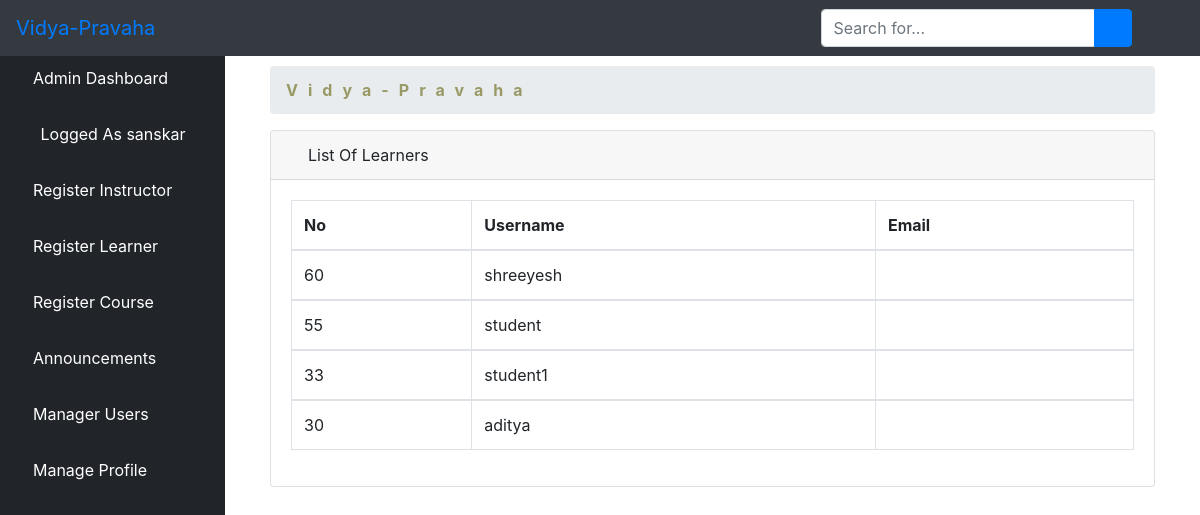
Page /allearner/ (signed in) on the committed database.
### elearn/models.py (models this page shows)
class User(AbstractUser):
    is_learner = models.BooleanField(default=False)
    is_instructor = models.BooleanField(default=False)
    is_admin = models.BooleanField(default=False)
    is_parent = models.BooleanField(default=False)

### elearn/views.py (the view)
# urls.py: path('allearner/', views.ListLearnerView.as_view(), name='allearner'),
class ListLearnerView(LoginRequiredMixin, ListView):
    model = Learner
    template_name = 'dashboard/admin/list_learners.html'
    context_object_name = 'learners'
    paginated_by = 10
    def get_queryset(self):
        return User.objects.order_by('-id')

### elearn/templates/dashboard/admin/list_learners.html (shortened to what this page needs)
{% extends 'dashboard/admin/base.html' %}
{% block body %}
        <div class="container-fluid">
        <div class="row">
          <div class="col-12 mb-3">
          <div class="col-12 mb-3">
                <div id="content-wrapper">
        <div class="container-fluid">
            <ol class="breadcrumb">
                <li class="breadcrumb-item">
                    <a href="{% url 'dashboard'%}" style="color: #999965; font-weight: bold; letter-spacing: 10px">Vidya-Pravaha</a>
                </li>
            </ol>
            <div class="card mb-3">
                <div class="card-header">
                    <i class="fas fa-table"></i>
                    List Of Learners
                </div>
                <div class="card-body">
                    <div class="table-responsive">
                        <table class="table table-bordered" id="dataTable" width="100%" cellspacing="0">
                            <thead>
                            <tr>
                                <th>No</th>
                                <th>Username</th>
                                <th>Email</th>
                                {%if learners %}
                                {%for learner in learners %}
                                {% if learner.is_learner == True %}
                            </tr>
                            </thead>
                            <tbody>
                                <tr>
                                    <td>{{ learner.id }}</td>
                                    <td>{{ learner.username }}</td>
                                    <td>{{ learner.email }}</td>
                                </tr>
                                {% endif %}
                            {% endfor %}
                        {% endif %}
                            </tbody>
                        </table>
                    </div>
                </div>
            </div>
        </div>
    </div>
          </div>
        </div>
      </div>
    </div>
{% endblock %}

### elearn/templates/dashboard/admin/base.html (shortened to what this page needs)
<!DOCTYPE html>
<html lang="en">
<head>
    {% load static %}
    <link href="{% static 'vendor/fontawesome-free/css/all.min.css' %}" rel="stylesheet" type="text/css">
    <link href="{% static 'vendor/datatables/dataTables.bootstrap4.css' %}" rel="stylesheet">
    <link href="{% static 'css/sb-admin.css' %}" rel="stylesheet">
</head>
<body id="page-top">
<nav class="navbar navbar-expand navbar-dark bg-dark fixed-top">
    <a class="navbar-brand mr-1 text-primary" href="">Vidya-Pravaha</a>
    <button class="btn btn-link btn-sm text-white order-1 order-sm-0" id="sidebarToggle" href="#">
        <i class="fas fa-bars"></i>
    </button>
    <form class="d-none d-md-inline-block form-inline ml-auto mr-0 mr-md-3 my-2 my-md-0">
        <div class="input-group">
            <input type="text" class="form-control" placeholder="Search for..." aria-label="Search" aria-describedby="basic-addon2">
            <div class="input-group-append">
                <button class="btn btn-primary" type="button">
                    <i class="fas fa-search"></i>
                </button>
            </div>
        </div>
    </form>
    <ul class="navbar-nav ml-auto ml-md-0">
        <li class="nav-item dropdown no-arrow">
            <a class="nav-link dropdown-toggle" href="#" id="userDropdown" role="button" data-toggle="dropdown" aria-haspopup="true" aria-expanded="false">
                <i class="fas fa-user-circle fa-fw text-primary"></i>
            </a>
        </li>
    </ul>
</nav>
<div id="wrapper" style="padding-top: 50px;">
<ul class="sidebar navbar-nav">
    <li class="nav-item active">
        <a class="nav-link" href="{% url 'dashboard' %}">
         <i class="fa fa-home" aria-hidden="true"></i>
            <span>Admin Dashboard</span>
        </a>
    </li>
    <li class="nav-item active">
        <a class="nav-link" href="">
            <i class="fas fa-user-circle fa-fw text-primary"></i>
            <span>Logged As {{ user.username }}</span>
        </a>
    </li>
    <li class="nav-item">
        <a class="nav-link" href="{% url 'isign' %}">
        <i class="fas fa-chalkboard-teacher"></i>
            <span style="color: white">Register Instructor</span>
        </a>
    </li>
     <li class="nav-item">
        <a class="nav-link" href="{% url 'addlearner' %}">
        <i class="fas fa-user-graduate"></i>
            <span style="color: white">Register Learner</span>
        </a>
    </li>
    <li class="nav-item">
        <a class="nav-link" href="{% url 'course' %}">
        <i class="fas fa-book-reader"></i>
            <span style="color: white">Register Course</span>
        </a>
    </li>
    <li class="nav-item dropdown no-arrow">
                            <a class="nav-link dropdown-toggle" data-toggle="dropdown" aria-haspopup="true" aria-expanded="false" href="">
        <i class="fas fa-bell"></i>
            <span style="color: white">Announcements</span>
        </a>
        </li>
    <li class="nav-item">
        <a class="nav-link" href="{% url 'aluser' %}">
            <i class="fas fa-users"></i>
            <span style="color: white">Manager Users</span>
        </a>
    </li>
    <li class="nav-item dropdown no-arrow">
                            <a class="nav-link dropdown-toggle" data-toggle="dropdown" aria-haspopup="true" aria-expanded="false" href="">
            <i class="fas fa-user"></i>
            <span style="color: white">Manage Profile</span>
        </a>
        </li>
</ul>
    {% block body %}{% endblock %}
</div>

### rows in the picture
User: username "sanskar"
User: id "60", username "shreeyesh"
User: id "55", username "student"
User: id "33", username "student1"
User: id "30", username "aditya"
